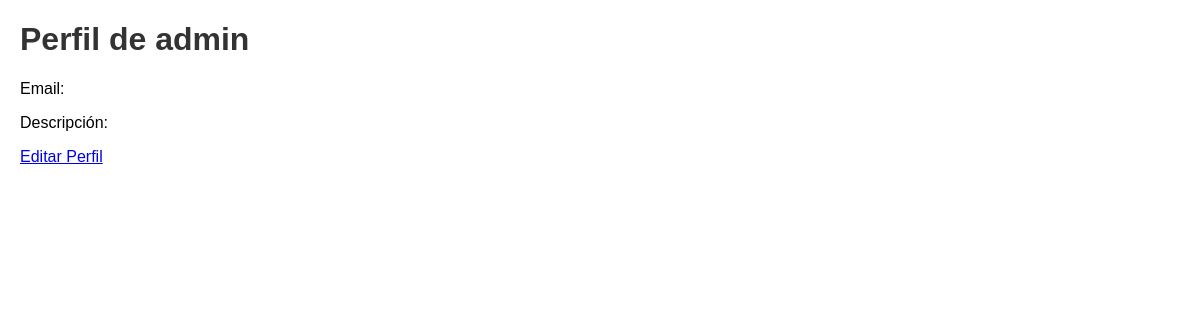
The app's page /accounts/profile/ (signed in), older data.
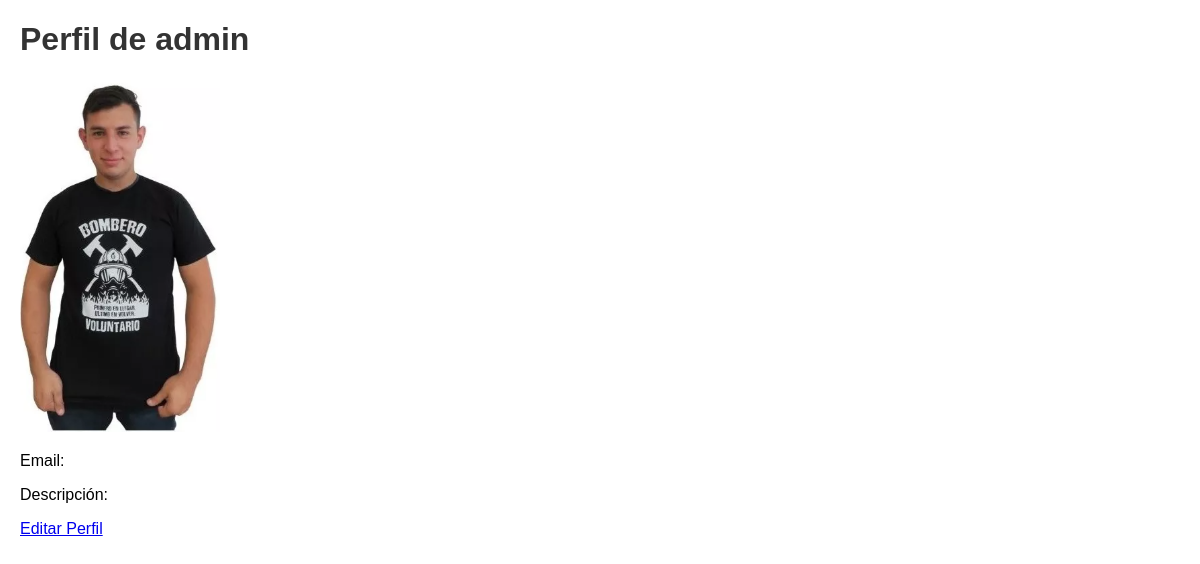
The same page, newer data.
### accounts/models.py (models this page shows)
class CustomUser(AbstractUser):
    profile_image = models.ImageField(upload_to='profile_images/', blank=True, null=True)
    description = models.TextField(blank=True, null=True)
    website = models.URLField(blank=True, null=True)

### accounts/views.py (the view)
# urls.py: path('profile/', views.profile, name='profile'),
@login_required
def profile(request):
    return render(request, 'accounts/profile.html')

### accounts/templates/accounts/profile.html (shortened to what this page needs)
{% load static %}
<!DOCTYPE html>
<html>
<head>
    <link rel="stylesheet" href="{% static 'css/accounts_style.css' %}">
</head>
<body>
<h1>Perfil de {{ user.username }}</h1>
{% if user.profile_image %}
    <img src="{{ user.profile_image.url }}" alt="Imagen de Perfil">
{% endif %}
<p>Email: {{ user.email }}</p>
<p>Descripción: {{ user.description }}</p>
<a href="{% url 'edit_profile' %}">Editar Perfil</a>
</body>
</html>

Row changes from the older to the newer data that the page shows:
changed CustomUser "admin": profile_image: picture added
